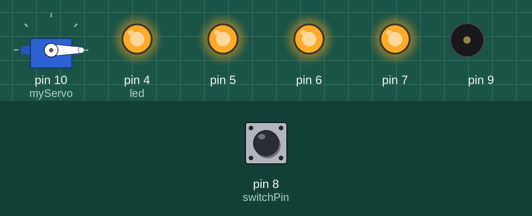
Simulated run of this sketch. Board: Arduino Uno, built with avr-gcc and run on an emulated ATmega328P. Parts: servo, output pins drawn as LEDs (lit = HIGH), buzzer (waves = sounding). The inputs (shaded band) are chosen by the test bench; at power-on: pin 8 (switchPin) LOW.

Above: at 34.0 s.
34.1 s: pin 8 (switchPin) pulled HIGH for 1 s
At 35.7 s:
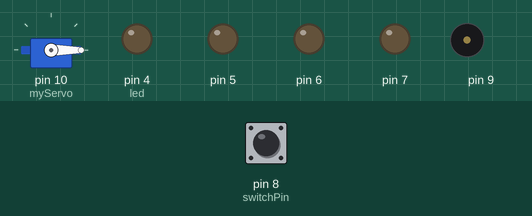
At 38.4 s:
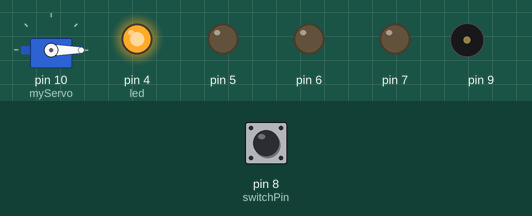
42.6 s: pin 8 (switchPin) pulled HIGH for 0.15 s
At 47.6 s:
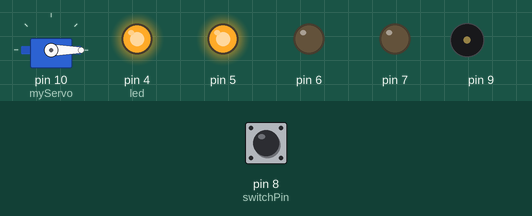
Timing chart, 0 to 58.6 s (numbered marks = the images above; inputs shaded):
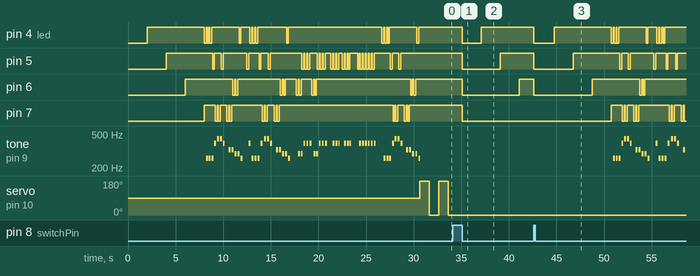

Measured:
- after the input at 34.1 s, pin 4 (led): HIGH → LOW after 1.0 s, → HIGH 2.0 s later; pin 5: HIGH → LOW after 1.0 s, → HIGH 4.0 s later; pin 6: HIGH → LOW after 1.0 s, → HIGH 6.0 s later; pin 7: HIGH → LOW after 1.0 s
- by itself, tone on pin 9: plays 261 Hz for 0.20 s, 261 Hz for 0.20 s, 261 Hz for 0.20 s, 391 Hz for 0.20 s, 440 Hz for 0.20 s, 440 Hz for 0.20 s … (59 notes in this stretch)

The sketch:

Lab4_FeelTheBeat.ino
```cpp
#include <Servo.h>
Servo myServo;

const int switchPin = 8;
unsigned long previousTime = 0;
int switchState = 0;
int prevSwitchState = 0;
int led = 4;
long interval = 2000;

const int a = 440;
const int b = 466;
const int c = 261;
const int d = 294;
const int e = 329;
const int f = 349;
const int g = 391;

void setup() {
  myServo.attach(10);
  Serial.begin(9600);
  // pinMode(ledPin, OUTPUT);
  // digitalWrite(ledPin, HIGH);

  for(int x = 4; x < 8; x++){
    pinMode(x, OUTPUT);
  }
  pinMode(switchPin, INPUT);
}

void loop() {
  unsigned long currentTime = millis();
  if(currentTime - previousTime > interval){
    previousTime = currentTime;
    digitalWrite(led, HIGH);
    led++;

    if(led == 8){
      playSong();
      // blinkLight(6);
      // blinkLight(4);
      moveServo();
    }
  }
  switchState = digitalRead(switchPin);

  //reset the lights
  if((switchState != prevSwitchState) && (led != 8)){

    for(int x = 4; x < 8; x++){
      digitalWrite(x, LOW);
    }
    led = 4;
    previousTime = currentTime;
  }
  prevSwitchState = switchState;
}

//function to start the song
void playSong(){
  blinkLight(4);
  tone(9, c, 200);
  delay(100);

  blinkLight(4);
  tone(9, c, 200);
  delay(100);

  blinkLight(4);
  tone(9, c, 200);
  delay(75);

  blinkLight(5);
  tone(9, g, 200);
  delay(100);

  blinkLight(7);
  tone(9, a, 200);
  delay(100);

  blinkLight(7);
  tone(9, a, 200);
  delay(100);

  blinkLight(5);
  tone(9, g, 200);
  delay(100);

  delay(300);


  blinkLight(7);
  tone(9, e, 200);
  delay(120);

  blinkLight(7);
  tone(9, e, 200);
  delay(120);

  blinkLight(6);
  tone(9, d, 200);
  delay(120);

  blinkLight(6);
  tone(9, d, 200);
  delay(120);

  blinkLight(4);
  tone(9, c, 200);
  delay(120);

  delay(500);


  blinkLight(5);
  tone(9, g, 200);
  delay(120);

  blinkLight(4);
  tone(9, c, 200);
  delay(120);

  blinkLight(4);
  tone(9, c, 200);
  delay(120);

  blinkLight(4);
  tone(9, c, 200);
  delay(120);

  blinkLight(5);
  tone(9, g, 200);
  delay(150);

  blinkLight(7);
  tone(9, a, 200);
  delay(120);

  blinkLight(7);
  tone(9, a, 200);
  delay(120);

  blinkLight(5);
  tone(9, g, 200);
  delay(120);

  delay(300);


  blinkLight(7);
  tone(9, e, 200);
  delay(120);

  blinkLight(7);
  tone(9, e, 200);
  delay(120);

  blinkLight(6);
  tone(9, d, 200);
  delay(120);

  blinkLight(6);
  tone(9, d, 200);
  delay(120);

  blinkLight(4);
  tone(9, c, 200);
  delay(120);

  delay(700);

  blinkLight(6);
  tone(9, d, 200);
  delay(100);

  blinkLight(6);
  tone(9, d, 200);
  delay(100);

  blinkLight(5);
  tone(9, g, 150);
  delay(100);

  blinkLight(5);
  tone(9, g, 150);
  delay(120);

  blinkLight(5);
  tone(9, g, 200);
  delay(200);


  blinkLight(6);
  tone(9, d, 200);
  delay(100);

  blinkLight(6);
  tone(9, d, 200);
  delay(100);

  blinkLight(5);
  tone(9, g, 150);
  delay(100);

  blinkLight(5);
  tone(9, g, 150);
  delay(120);

  blinkLight(5);
  tone(9, g, 200);
  delay(100);

  delay(500);

  blinkLight(5);
  tone(9, g, 200);
  delay(100);

  blinkLight(5);
  tone(9, g, 200);
  delay(100);

  blinkLight(5);
  tone(9, g, 150);
  delay(100);

  delay(300);

  blinkLight(5);
  tone(9, g, 200);
  delay(100);

  blinkLight(5);
  tone(9, g, 200);
  delay(100);

  blinkLight(5);
  tone(9, g, 150);
  delay(100);


  delay(700);

  blinkLight(5);
  tone(9, g, 200);
  delay(100);

  blinkLight(5);
  tone(9, g, 200);
  delay(100);

  blinkLight(5);
  tone(9, g, 200);
  delay(100);

  blinkLight(5);
  tone(9, g, 200);
  delay(150);

  blinkLight(5);
  tone(9, g, 150);
  delay(100);

  blinkLight(5);
  tone(9, g, 150);
  delay(100);

  delay(700);


  blinkLight(4);
  tone(9, c, 200);
  delay(100);

  blinkLight(4);
  tone(9, c, 200);
  delay(100);

  blinkLight(4);
  tone(9, c, 200);
  delay(75);

  blinkLight(5);
  tone(9, g, 200);
  delay(100);

  blinkLight(7);
  tone(9, a, 200);
  delay(100);

  blinkLight(7);
  tone(9, a, 200);
  delay(100);

  blinkLight(5);
  tone(9, g, 200);
  delay(100);

  delay(300);


  blinkLight(7);
  tone(9, e, 200);
  delay(120);

  blinkLight(7);
  tone(9, e, 200);
  delay(120);

  blinkLight(6);
  tone(9, d, 200);
  delay(120);

  blinkLight(6);
  tone(9, d, 200);
  delay(120);

  blinkLight(4);
  tone(9, c, 200);
  delay(120);
}

//function to move servo back and forth
void moveServo(){
  int currentServoPos = myServo.read();
  // Serial.println(currentServoPos);
  myServo.write(180);
  delay(1000);
  myServo.write(0);
  delay(1000);
  myServo.write(180);
  delay(1000);
  myServo.write(0);
  delay(1000);
}

//function to turn light off then on
void blinkLight(int pin){
  digitalWrite(pin, LOW);
  delay(200);
  digitalWrite(pin, HIGH);
}
```
